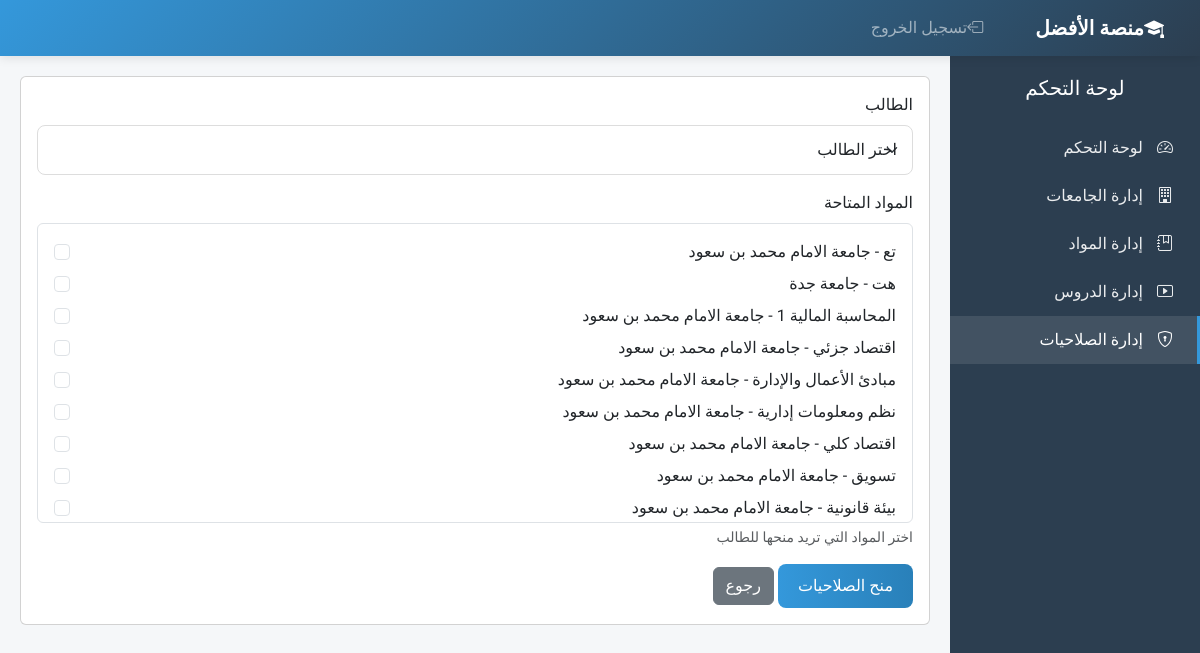
Screenshot of /admin/permission (signed in) with the database file from the repository.
### app.py (models this page shows)
class Subject(db.Model):
    id = db.Column(db.Integer, primary_key=True)
    university_id = db.Column(db.Integer, db.ForeignKey('university.id'), nullable=False)
    name = db.Column(db.String(100), nullable=False)
    discussion_group = db.Column(db.String(200))  # رابط واتساب للمناقشة
    lessons = db.relationship('Lesson', backref='subject', lazy=True)

class University(db.Model):
    id = db.Column(db.Integer, primary_key=True)
    name = db.Column(db.String(100), nullable=False)
    whatsapp_group = db.Column(db.String(200))  # رابط واتساب
    subjects = db.relationship('Subject', backref='university', lazy=True)
    users = db.relationship('User', backref='university', lazy=True)

### app.py (the view, shortened to what this page needs)
@app.route('/admin/permission', methods=['GET','POST'], endpoint="manage_permission")
@admin_required
def permission():
    students = User.query.filter_by(is_admin=False).all()
    subjects = Subject.query.all()
    return render_template('permission_form.html', students=students, subjects=subjects)

### app.py (called while the page is built)
def admin_required(f):
    @wraps(f)
    def decorated(*args, **kwargs):
        if not session.get('is_admin'):
            flash("هذه الصفحة للمسؤول فقط")
            return redirect(url_for('login'))
        return f(*args, **kwargs)
    return decorated

@app.context_processor
def utility_processor():
    return {'now': datetime.now}

### templates/permission_form.html (shortened to what this page needs)
{% extends "base.html" %}
{% block content %}
<div class="card">
    <div class="card-body">
        <form method="POST">
            <div class="mb-3">
                <label for="user_id" class="form-label">الطالب</label>
                <select class="form-select" id="user_id" name="user_id" required>
                    <option value="">اختر الطالب</option>
                </select>
            </div>
            <div class="mb-3">
                <label class="form-label">المواد المتاحة</label>
                <div class="border p-3 rounded" style="max-height: 300px; overflow-y: auto;">
                    {% for subject in subjects %}
                    <div class="form-check mb-2">
                        <input class="form-check-input" type="checkbox"
                               name="subject_ids" value="{{ subject.id }}"
                               id="subject{{ subject.id }}"
                               {% if permission and permission.subject_id == subject.id %}checked{% endif %}>
                        <label class="form-check-label" for="subject{{ subject.id }}">
                            {{ subject.name }} - {{ subject.university.name }}
                        </label>
                    </div>
                    {% endfor %}
                </div>
                <div class="form-text">اختر المواد التي تريد منحها للطالب</div>
            </div>
            <button type="submit" class="btn btn-primary">
                {% if permission %}تعديل{% else %}منح الصلاحيات{% endif %}
            </button>
            <a href="{{ url_for('admin_dashboard') }}" class="btn btn-secondary">رجوع</a>
        </form>
    </div>
</div>
{% endblock %}

### templates/base.html (style rules this page uses)
:root { --primary: #3498db; --secondary: #2c3e50; --accent: #e74c3c; --light: #f8f9fa; --dark: #343a40; --success: #27ae60; --warning: #f39c12; --info: #17a2b8; }
body { font-family: 'Tajawal', sans-serif; background-color: #f5f7f9; color: #333; padding-top: 56px; }
.btn-primary { background: linear-gradient(to right, var(--primary), #2980b9); border: none; border-radius: 8px; padding: 10px 20px; }
.form-control, .form-select { border-radius: 8px; padding: 12px 15px; border: 1px solid #ddd; transition: all 0.3s; }
.card-hover-effect { transition: transform 0.3s; }

### rows the page displays
Subject: name "تع", university.name "جامعة الامام محمد بن سعود"
Subject: name "هت", university.name "جامعة جدة"
Subject: name "المحاسبة المالية 1", university.name "جامعة الامام محمد بن سعود"
Subject: name "اقتصاد جزئي", university.name "جامعة الامام محمد بن سعود"
Subject: name "مبادئ الأعمال والإدارة", university.name "جامعة الامام محمد بن سعود"
Subject: name "نظم ومعلومات إدارية", university.name "جامعة الامام محمد بن سعود"
Subject: name "اقتصاد كلي", university.name "جامعة الامام محمد بن سعود"
Subject: name "تسويق", university.name "جامعة الامام محمد بن سعود"
Subject: name "بيئة قانونية", university.name "جامعة الامام محمد بن سعود"
